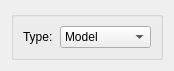
<?xml version="1.0" encoding="UTF-8"?>
<ui version="4.0">
 <class>Canvas</class>
 <widget class="QDialog" name="Canvas">
  <property name="geometry">
   <rect>
    <x>0</x>
    <y>0</y>
    <width>174</width>
    <height>62</height>
   </rect>
  </property>
  <property name="windowTitle">
   <string>Canvas</string>
  </property>
  <layout class="QGridLayout" name="gridLayout">
   <item row="0" column="0">
    <widget class="QGroupBox" name="group">
     <property name="font">
      <font>
       <bold>true</bold>
      </font>
     </property>
     <property name="title">
      <string/>
     </property>
     <layout class="QGridLayout" name="gridLayout_6">
      <item row="0" column="0">
       <widget class="QLabel" name="label_type">
        <property name="font">
         <font>
          <bold>false</bold>
         </font>
        </property>
        <property name="text">
         <string>Type:</string>
        </property>
       </widget>
      </item>
      <item row="0" column="1">
       <widget class="QComboBox" name="combo_type">
        <property name="font">
         <font>
          <bold>false</bold>
         </font>
        </property>
        <item>
         <property name="text">
          <string>Model</string>
         </property>
        </item>
        <item>
         <property name="text">
          <string>Shear 11</string>
         </property>
        </item>
        <item>
         <property name="text">
          <string>Shear 22</string>
         </property>
        </item>
        <item>
         <property name="text">
          <string>Shear 12</string>
         </property>
        </item>
        <item>
         <property name="text">
          <string>Moment 11</string>
         </property>
        </item>
        <item>
         <property name="text">
          <string>Moment 22</string>
         </property>
        </item>
        <item>
         <property name="text">
          <string>Moment 12</string>
         </property>
        </item>
       </widget>
      </item>
     </layout>
    </widget>
   </item>
  </layout>
 </widget>
 <resources/>
 <connections/>
</ui>
